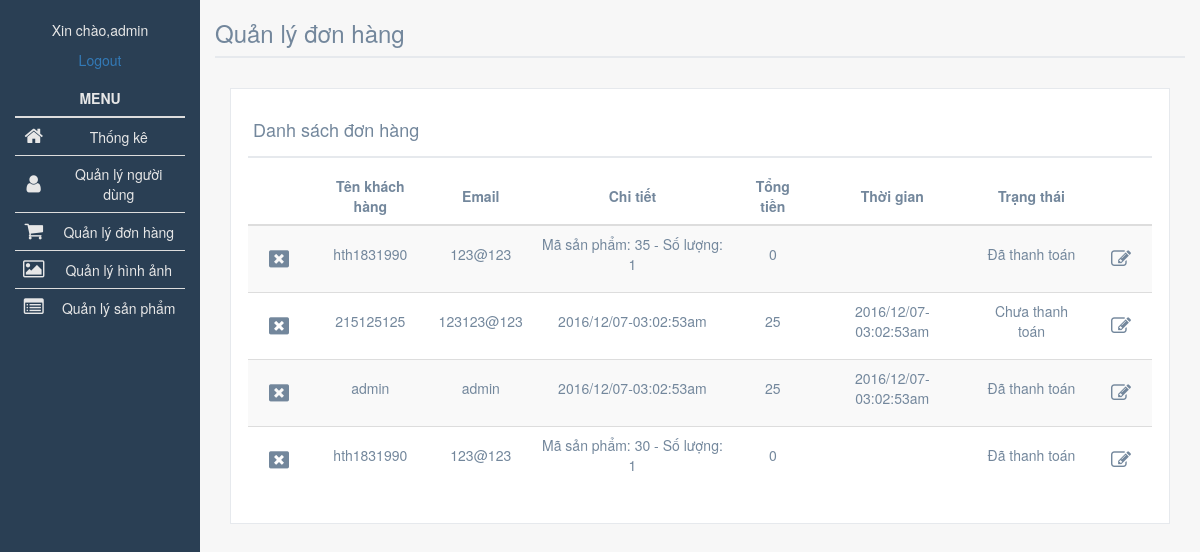
The page /Admin/index.php?action=ql_cart (signed in) on the database as committed earlier.
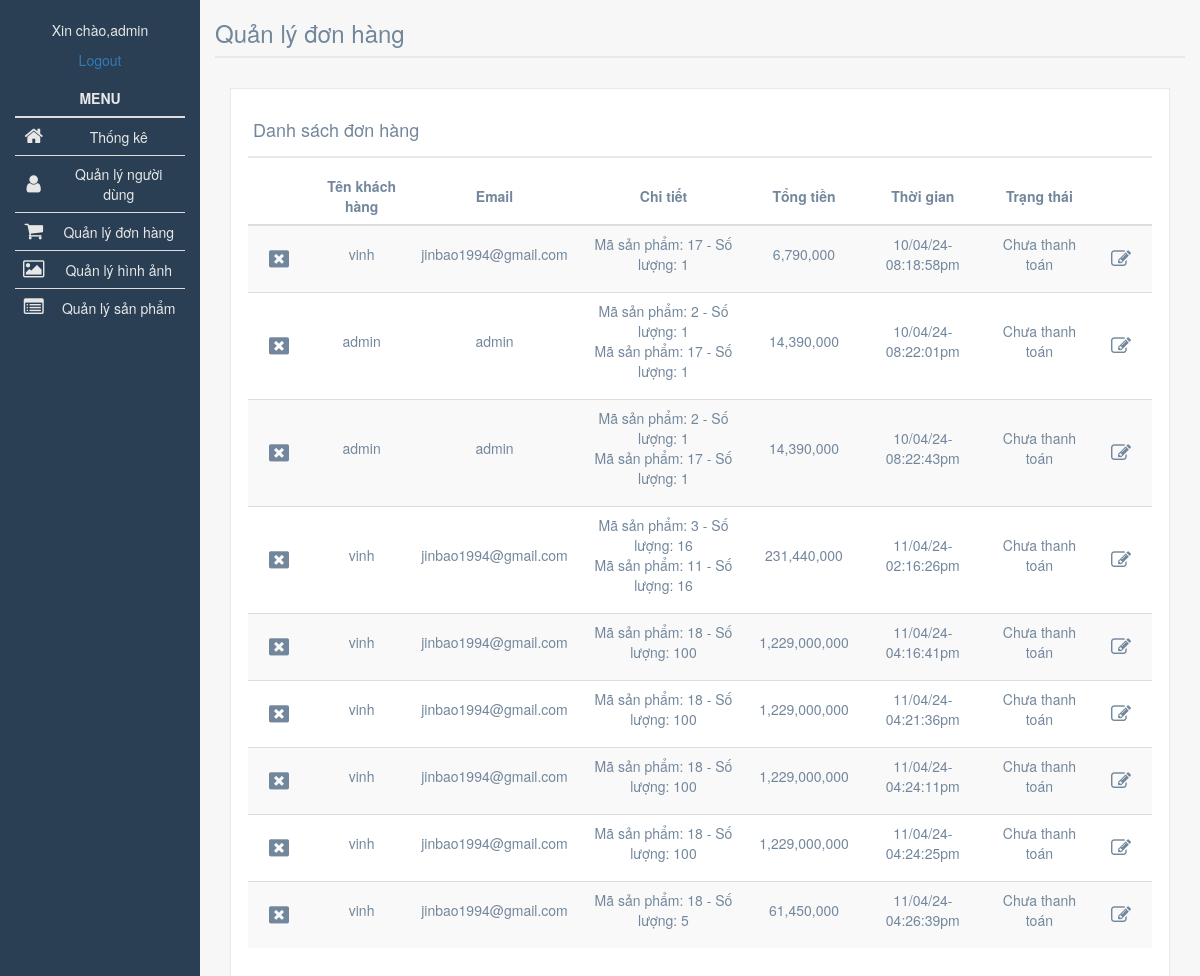
The same page on the database as committed later.
### tables this page shows
CREATE TABLE `cart` (
  `IdCart` int(11) NOT NULL,
  `IdUser` int(11) NOT NULL,
  `ChiTiet` longtext NOT NULL,
  `GiaTien` int(11) NOT NULL,
  `TrangThai` text NOT NULL,
  `ThoiGian` longtext NOT NULL,
  `shipping_address` varchar(250) NOT NULL,
  `Phone` int(11) NOT NULL
);

CREATE TABLE `user` (
  `IdUser` int(11) NOT NULL,
  `Username` varchar(50) NOT NULL,
  `Email` varchar(50) NOT NULL,
  `MatKhau` varchar(50) NOT NULL,
  `Loai` int(11) NOT NULL
);

### Admin/model/cart_db.php (called while the page is built, shortened)
<?php
function get_cart() {
    global $db;
    $query = 'SELECT * FROM cart';
    $result = $db->query($query);
    return $result;
}
?>

### Admin/model/user_db.php (called while the page is built, shortened)
<?php
function get_ten_user($category_id) {
    global $db;
    $query = "SELECT * FROM user WHERE IdUser = $category_id";
    $category = $db->query($query);
    $category = $category->fetch();
    $category_name = $category['Username'];
    return $category_name;
}
function get_email_user($category_id) {
    global $db;
    $query = "SELECT * FROM user WHERE IdUser = $category_id";
    $category = $db->query($query);
    $category = $category->fetch();
    $category_name = $category['Email'];
    return $category_name;
}
 ?>

### Admin/ql_cart.php (the view, shortened to what this page needs)
<?php include 'view/header_admin.php'; ?>
		<div class="right-col col-lg-10 col-md-9 col-sm-9 col-xs-12" style="background-color:#F7F7F7;color:#73879C;min-height:920px;">
			<div class="tittle">
				<h3>Quản lý đơn hàng</h3>
			</div>
			<div class="col-lg-12 col-md-12 col-sm-12 col-xs-12">
				<div class="mini-content">
					<div class="title">
						<h2>Danh sách đơn hàng</h2>
					</div>
					<div class="main-mini-content">
						<table class="table table-striped" id="center-content">
							<thead>
								<tr>
									<th style="width:50px;">&nbsp</th>
								    <th>Tên khách hàng</th>
								    <th>Email</th>
								    <th>Chi tiết</th>
								    <th>Tổng tiền</th>
								    <th>Thời gian</th>
								    <th>Trạng thái</th>
								    <th style="width:50px;">&nbsp</th>
								</tr>
							</thead>
							<?php foreach ($categories as $category) : ?>
								<tr>
									<td>
										<form method="post">
											<label for="cart_<?php echo $category['IdCart']; ?>" class="btn"><i class="fa fa-window-close"></i></label>
										</form>
									</td>
									<td>
										<p><?php echo get_ten_user($category['IdUser']); ?></p>
									</td>
									<td>
										<p><?php echo get_email_user($category['IdUser']); ?></p>
									</td>
									<td>
										<p><?php echo $category['ChiTiet']; ?></p>
									</td>
									<td>
										<p><?php echo number_format($category['GiaTien']); ?></p>
									</td>
									<td>
										<p><?php echo $category['ThoiGian']; ?></p>
									</td>
									<td>
										<p><?php echo $category['TrangThai']; ?></p>
									</td>
									<td>
										<form method="post">
											<label for="up_cart<?php echo $category['IdCart']; ?>" data-toggle='tooltip' data-placement='bottom' title='Thay đổi trạng thái giỏ hàng' class="btn"><i class="fa fa-pencil-square-o"></i></label>
										</form>
									</td>
								</tr>
							<?php endforeach; ?>
						</table>
					</div>
				</div>
			</div>
		</div>
	</content>
</body>
</html>

### Admin/index.php (shortened to what this page needs)
<?php
require('model/database.php');
require('model/user_db.php');
require('model/cart_db.php');
if (isset($_POST['action'])) {
    $action = $_POST['action'];
} else if (isset($_GET['action'])) {
    $action = $_GET['action'];
} else {
    $action = 'home';
}
if ($action == 'ql_sp') {
    $category_id = $_GET['category_id'];
    if ($category_id == '0') {
        $categories = get_nhomsp();
        $categories2 = get_nhomsp();
        $products = get_sanpham_all();
        $category_name = 'Tất cả';
        include('ql_sp.php');
    }
    else {
        $hangsx = $_GET['hangsx'];
        if ($hangsx == '0'){
            $category_name = get_ten_nhomsp($category_id);
            $categories = get_nhomsp();
            $categories2 = get_nhomsp();
            $products = get_sanpham_theo_nhomsp($category_id);
            include('ql_sp.php');
        }
        else{
            $category_name = $hangsx;
            $categories = get_nhomsp();
            $categories2 = get_nhomsp();
            $products = get_sanpham_theo_hangsx($hangsx);
            include('ql_sp.php');
        }
    }
} else if ($action == 'del_nhomsp') {
    $category_id = $_POST['category_id'];
    delete_nhomsp($category_id);
    header("Location: .?action=ql_sp&category_id=0");
} else if ($action == 'del_sp') {
    $id_sanpham = $_POST['id_sanpham'];
    delete_sanpham($id_sanpham);
    header("Location: .?action=ql_sp&category_id=0");
} else if ($action == 'them_nhomsp') {
    $ten_nhomsp = $_POST['ten_nhomsp'];
    $hinh_nhomsp = $_POST['hinh_nhomsp'];
    them_nhomsp($ten_nhomsp, $hinh_nhomsp);
    header("Location: .?action=ql_sp&category_id=0");
} else if ($action == 'ql_hinhanh') {
    $hinh_nsp = get_hinh_nsp();
    $hinh_sp = get_hinh_sp();
    include('ql_hinhanh.php');
} else if ($action == 'del_img_nsp') {
    $img = $_POST['id_img'];
    unlink('../images/nhomsp/'.$img);
    $hinh_nsp = get_hinh_nsp();
    $hinh_sp = get_hinh_sp();
    include('ql_hinhanh.php');
} else if ($action == 'del_img_sp') {
    $img = $_POST['id_img'];
    unlink('../images/sanpham/'.$img);
    $hinh_nsp = get_hinh_nsp();
    $hinh_sp = get_hinh_sp();
    include('ql_hinhanh.php');
} else if ($action == 'edit_sp'){
        $product_id = $_GET['product_id'];
        $products = get_sanpham($product_id);
        $categories = get_nhomsp();
        $category_name = 'Tất cả';
        include('edit_sp.php');
} else if ($action == 'sua_nhomsp') {
    $ten_nhomsp = $_POST['ten_nhomsp'];
    $hinh_nhomsp = $_POST['hinh_nhomsp'];
    $category_id = $_POST['category_id'];
    sua_nhomsp($ten_nhomsp, $hinh_nhomsp, $category_id);
    header("Location: .?action=ql_sp&category_id=0");
} else if ($action == 'del_user') {
    $id = $_POST['id'];
    delete_user($id);
    header("Location: .?action=ql_user&id=0");
} else if ($action == 'them_admin') {
    $user = $_POST['user'];
    $email = $_POST['email'];
    $pass = $_POST['pass'];
    them_admin($user, $email, $pass);
    header("Location: .?action=ql_user&id=0");
} else if ($action == 'ql_cart') {
    $categories = get_cart();
    include('ql_cart.php');
} else if ($action == 'del_cart') {
    $id = $_POST['id'];
    delete_cart($id);
    header("Location: .?action=ql_cart");
} else if ($action == 'up_cart') {
    $cartid = $_POST['cartid'];
    $userid = $_POST['userid'];
    $chitiet = $_POST['chitiet'];
    $trangthai = $_POST['trangthai'];
    $giatien = $_POST['giatien'];
    $date = $_POST['date'];
    $Phone = $_POST['Phone'];
    $shipping_address = $_POST['shipping_address'];
    up_cart($userid, $chitiet, $giatien, $trangthai, $date, $cartid,$Phone,$shipping_address);
    header("Location: .?action=ql_cart");
}
?>

### Admin/view/header_admin.php (shortened to what this page needs)
<!DOCTYPE html>
<html lang="en">
<head>
	<link rel="stylesheet" type="text/css" href="../css/bootstrap.css">
	<link rel="stylesheet" type="text/css" href="../css/font-awesome.css">
	<link rel="stylesheet" type="text/css" href="../css/dropzone.css">
	<link rel="stylesheet" type="text/css" href="https://cdn.datatables.net/1.10.12/css/jquery.dataTables.min.css">
	<link rel="stylesheet" type="text/css" href="../css/styles_admin.css">
</head>
<body>
	<content style="background-color:#2A3F54;width:100%;float:left;min-height:100%;">
		<div class="left-col col-lg-2 col-md-3 col-sm-3 col-xs-12" style="color:#E7E7E7;">
			<div class="user" style="width:100%;text-align:center;float:left">
				<div class="logo">
					<center><img src="image/admin.png" height="70" alt=""></center>
					<?php
					if ($_SESSION["Loai"]==2) {
					echo"<p>Xin chào,".$_SESSION['Username']. "</p>
					<p><a href='logout.php'>Logout</a></p>";
				}
					else{
						header("location:../index.php");
						exit();
					}
					?>
				</div>
			</div>
			<div class="rightnav" style="width:100%;text-align:left;float:left;">
				<table class="table table-hover">
					<thead>
						<tr>
						    <th colspan="2" style="text-align:center;">MENU</th>
						</tr>
					</thead>
					<tr>
						<td style="width:10px;"><i class="fa fa-home"></i></td>
						<td><a href="?action=home">Thống kê</td>
					</tr>
					<tr>
						<td style="width:10px;"><i class="fa fa-user"></i></td>
						<td><a href="?action=ql_user&id=0">Quản lý người dùng</td>
					</tr>
					<tr>
						<td style="width:10px;"><i class="fa fa-shopping-cart"></i></td>
						<td><a href="?action=ql_cart">Quản lý đơn hàng</td>
					</tr>
					<tr>
						<td style="width:10px;"><i class="fa fa-picture-o"></i></td>
						<td><a href="?action=ql_hinhanh">Quản lý hình ảnh</td>
					</tr>
					<tr>
						<td style="width:10px;"><i class="fa fa-list-alt"></i></td>
						<td><a href="?action=ql_sp&category_id=0">Quản lý sản phẩm</td>
					</tr>
				</table>
			</div>
		</div>

### css/styles_admin.css (style rules this page uses)
content .rightnav a { color:#E7E7E7; text-decoration: none; }
content .right-col .tittle { border-bottom: 2px solid #E6E9ED; margin-bottom: 30px; }
content .mini-content { width: 100%; position: relative; margin-bottom: 10px; padding: 10px 17px; display: inline-block; background: #fff; border: 1px solid #E6E9ED; opacity: 1; transition: all .2s ease; }
content .mini-content .title { border-bottom: 2px solid #E6E9ED; padding: 1px 5px 6px; margin-bottom: 10px; }
content .mini-content .title h2 { font-size: 18px; font-weight: 400; }
content table td { vertical-align: middle !important; text-align: center; }
content table th { vertical-align: middle !important; text-align: center; }
i.fa { font-size: 20px; }
html,body { height:100% }

Rows that differ between the two databases and show on the page:
removed cart: IdUser.Username "hth1831990", IdUser.Email "123@123", ChiTiet "Mã sản phẩm: 35 - Số lượng: 1", GiaTien "0", TrangThai "Đã thanh toán"
removed cart: IdUser.Username "215125125", IdUser.Email "123123@123", ChiTiet "2016/12/07-03:02:53am", GiaTien "25", ThoiGian "2016/12/07-03:02:53am", TrangThai "Chưa thanh toán"
removed cart: IdUser.Username "admin", IdUser.Email "admin", ChiTiet "2016/12/07-03:02:53am", GiaTien "25", ThoiGian "2016/12/07-03:02:53am", TrangThai "Đã thanh toán"
removed cart: IdUser.Username "hth1831990", IdUser.Email "123@123", ChiTiet "Mã sản phẩm: 30 - Số lượng: 1", GiaTien "0", TrangThai "Đã thanh toán"
added cart: IdUser.Username "vinh", IdUser.Email "jinbao1994@gmail.com", ChiTiet "Mã sản phẩm: 17 - Số lượng: 1", GiaTien "6,790,000", ThoiGian "10/04/24-08:18:58pm", TrangThai "Chưa thanh toán"
added cart: IdUser.Username "admin", IdUser.Email "admin", ChiTiet "Mã sản phẩm: 2 - Số lượng: 1 Mã sản phẩm: 17 - Số lượng: 1", GiaTien "14,390,000", ThoiGian "10/04/24-08:22:01pm", TrangThai "Chưa thanh toán"
added cart: IdUser.Username "admin", IdUser.Email "admin", ChiTiet "Mã sản phẩm: 2 - Số lượng: 1 Mã sản phẩm: 17 - Số lượng: 1", GiaTien "14,390,000", ThoiGian "10/04/24-08:22:43pm", TrangThai "Chưa thanh toán"
added cart: IdUser.Username "vinh", IdUser.Email "jinbao1994@gmail.com", ChiTiet "Mã sản phẩm: 3 - Số lượng: 16 Mã sản phẩm: 11 - Số lượng: 16", GiaTien "231,440,000", ThoiGian "11/04/24-02:16:26pm", TrangThai "Chưa thanh toán"
added cart: IdUser.Username "vinh", IdUser.Email "jinbao1994@gmail.com", ChiTiet "Mã sản phẩm: 18 - Số lượng: 100", GiaTien "1,229,000,000", ThoiGian "11/04/24-04:16:41pm", TrangThai "Chưa thanh toán"
added cart: IdUser.Username "vinh", IdUser.Email "jinbao1994@gmail.com", ChiTiet "Mã sản phẩm: 18 - Số lượng: 100", GiaTien "1,229,000,000", ThoiGian "11/04/24-04:21:36pm", TrangThai "Chưa thanh toán"
added cart: IdUser.Username "vinh", IdUser.Email "jinbao1994@gmail.com", ChiTiet "Mã sản phẩm: 18 - Số lượng: 100", GiaTien "1,229,000,000", ThoiGian "11/04/24-04:24:11pm", TrangThai "Chưa thanh toán"
added cart: IdUser.Username "vinh", IdUser.Email "jinbao1994@gmail.com", ChiTiet "Mã sản phẩm: 18 - Số lượng: 100", GiaTien "1,229,000,000", ThoiGian "11/04/24-04:24:25pm", TrangThai "Chưa thanh toán"
added cart: IdUser.Username "vinh", IdUser.Email "jinbao1994@gmail.com", ChiTiet "Mã sản phẩm: 18 - Số lượng: 5", GiaTien "61,450,000", ThoiGian "11/04/24-04:26:39pm", TrangThai "Chưa thanh toán"
